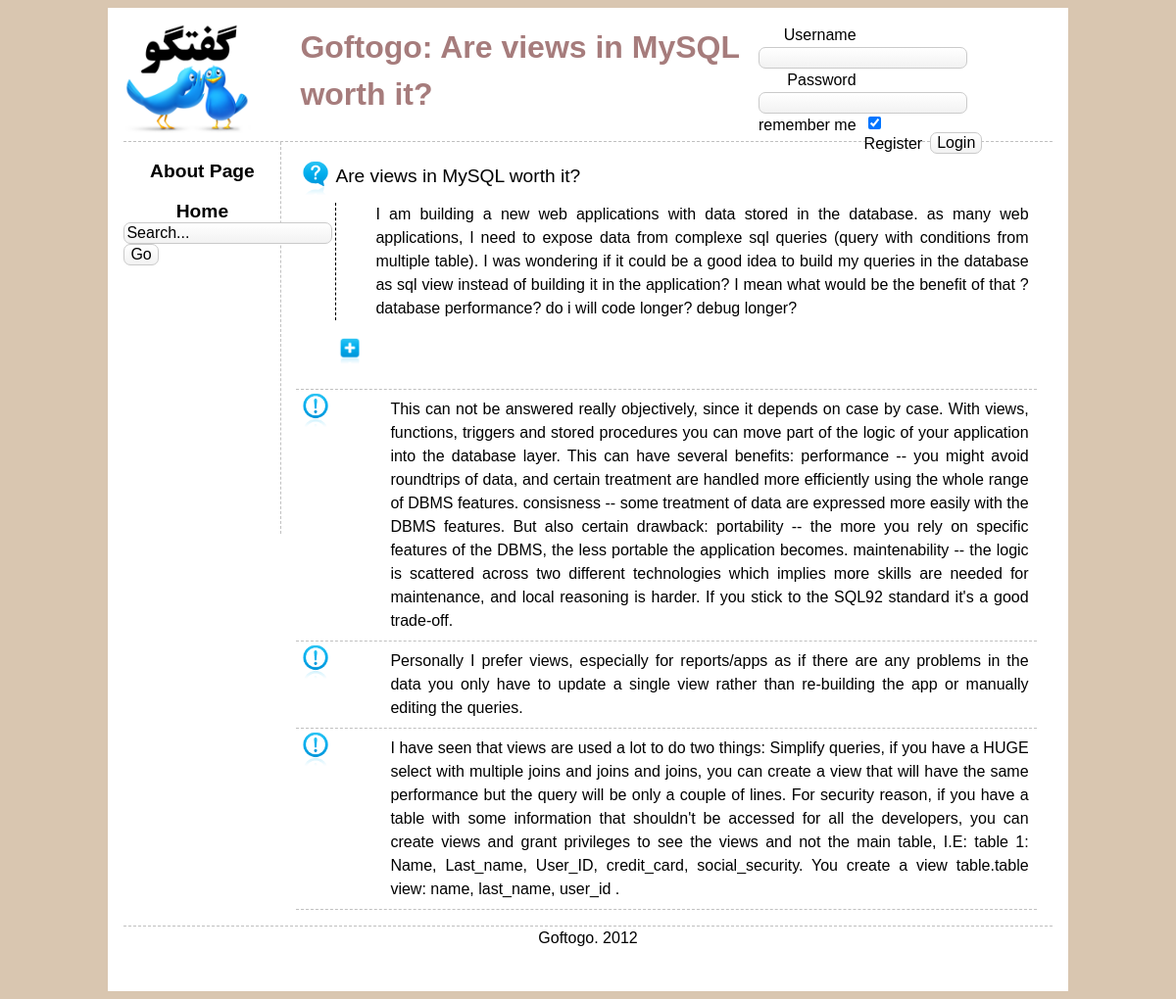
The page /main/qshow/2 on the database its author committed.
### tables this page shows
CREATE TABLE IF NOT EXISTS `Question` (
  `questionID` int(11) NOT NULL AUTO_INCREMENT,
  `catID` int(11) DEFAULT NULL,
  `userID` int(11) DEFAULT NULL,
  `title` varchar(140) NOT NULL,
  `body` text NOT NULL,
  `rank` int(11) NOT NULL DEFAULT '0',
  `date` datetime DEFAULT NULL,
  PRIMARY KEY (`questionID`)
);

CREATE TABLE IF NOT EXISTS `Answer` (
  `answerID` int(11) NOT NULL AUTO_INCREMENT,
  `questionID` int(11) DEFAULT NULL,
  `userID` int(11) DEFAULT NULL,
  `body` text NOT NULL,
  `rank` int(11) NOT NULL DEFAULT '0',
  `date` datetime DEFAULT NULL,
  PRIMARY KEY (`answerID`),
  UNIQUE KEY `answeredDate` (`date`)
);

### application/controllers/main.php (called while the page is built, shortened)
<?php
class Main extends CI_Controller {
	public function __construct() {
		$this -> load -> model('question_model');
		$this -> load -> model('answer_model');
	}
	public function _loadviews($body_view, $data) {
		$this -> load -> view('templates/header', $data);
		$this -> load -> view('header/default');
		$this -> load -> view('leftnav/default');
		$this -> load -> view('body/' . $body_view, $data);
		$this -> load -> view('templates/footer');
	}
	public function qshow($qid) {
		$data['question'] = $this -> question_model -> get_details($qid);
		$data['title'] = 'Goftogo: ' . $data['question'] -> title;
		$data['answers'] = $this -> answer_model -> get_answers($qid);
		$data['backlink'] = $this -> session -> userdata('backlink');
		$this -> _loadviews('qdetails', $data);
	}
}

### index.php (called while the page is built, shortened)
<?php
require_once BASEPATH.'core/CodeIgniter.php';

### application/models/question_model.php (called while the page is built, shortened)
<?php
class Question_model extends CI_Model {
	public function get_details($qid) {
		$query = $this -> db -> get_where('Question', array('questionID' => $qid));
		return $query -> first_row();
	}
}

### application/models/answer_model.php (called while the page is built)
<?php
class Answer_model extends CI_Model {
	public function get_answers($qid) {
		$query = $this -> db -> get_where('Answer', array('questionID' => $qid));
		return $query -> result();
	}
}

### application/views/body/qdetails.php (the view, shortened to what this page needs)
<div id="body">
<div class="question">
		<h3><?php echo $question->title; ?></h3>
		<p><?php echo $question->body; ?></p>
<div id="ajaxresult">
<form action="<?php echo site_url(); ?>/ajax/getcomments" method="POST">
<input type="image" title="load comments" src=<?php echo base_url('img/icons/plus.png'); ?> width=30 name="submitit" id="submitit" onclick="return false" />
</form>
</div>
</div>
<?php foreach ($answers as $answer): ?>
	<div class="answer">
		<?php echo $answer->body; ?>
	</div>
<?php endforeach ?>
</div>

### css/main.css (style rules this page uses)
body { background: #D9C6B0; font: normal 100% sans-serif; line-height: 1.5; color: black; }
a { text-decoration: none; color: black; cursor: pointer; }
h1, h2, h3, h4, h5, h6 { text-decoration: none; color: #A67C7C; margin: 0; padding: 0; }
h3 { font: normal 120% sans-serif; color: black; }
#body { margin-left: 10em; min-height :400px; padding: 1em; }
.question, .answer, .comment { border-bottom-width: 1px; border-bottom-style: dashed; border-color: silver; padding: 0.5em; text-align: justify; }
.question { padding-left: 2.5em; background: transparent url(../img/icons/question.png) no-repeat top left; background-size: 40px; }
.answer { padding-left: 6em; background: transparent url(../img/icons/answer.png) no-repeat top left; background-size: 40px; }
.question p { border-left-width: 1px; border-left-style: dashed; padding-left: 2.5em; }

### css/form.css (style rules this page uses)
#form label { display: block; float: left; padding-right: 0.5em; text-align: right; width: 100px; font-size: 100%; }
#form a { float: left; padding-right: 0.5em; text-align: left; }
#form input { -moz-border-radius: 7px; -webkit-border-radius: 7px; background-color: #eaeaea; background: -moz-linear-gradient(top, #ffffff, #f2f2f2); background: -webkit-gradient(linear, left top, left bottom, color-stop(0.0, #ffffff), color-stop(1.0, #f2f2f2)); border: 1px solid #cacaca; font-family: inherit; font-size: 100%; }

### rows shown on the page
question: title "Are views in MySQL worth it?", body "I am building a new web applications with data stored in the database. as many web applications, I need to expose data from complexe sql queries (query with conditions from multiple table). I was wondering if it could be a good idea to build my queries in the database as sql view instead of building it in the application? I mean what would be the benefit of that ? database performance? do i will code longer? debug longer?"
answer: body "This can not be answered really objectively, since it depends on case by case. With views, functions, triggers and stored procedures you can move part of the logic of your application into the database layer. This can have several benefits: performance -- you might avoid roundtrips of data, and certain treatment are handled more efficiently using the whole range of DBMS features. consisness -- some treatment of data are expressed more easily with the DBMS features. But also certain drawback: portability -- the more you rely on specific features of the DBMS, the less portable the application becomes. maintenability -- the logic is scattered across two different technologies which implies…"
answer: body "Personally I prefer views, especially for reports/apps as if there are any problems in the data you only have to update a single view rather than re-building the app or manually editing the queries."
answer: body "I have seen that views are used a lot to do two things: Simplify queries, if you have a HUGE select with multiple joins and joins and joins, you can create a view that will have the same performance but the query will be only a couple of lines. For security reason, if you have a table with some information that shouldn't be accessed for all the developers, you can create views and grant privileges to see the views and not the main table, I.E: table 1: Name, Last_name, User_ID, credit_card, social_security. You create a view table.table view: name, last_name, user_id ."

### other values the page prints
form_label('Username','username') "Username"
form_label('Password','password') "Password"
form_label('remember me','remember') "remember me"
anchor("user/register/","Register") "Register"
$title "Goftogo: Are views in MySQL worth it?"
anchor('main/view/about',"About Page") "About Page"
anchor('',"Home") "Home"
